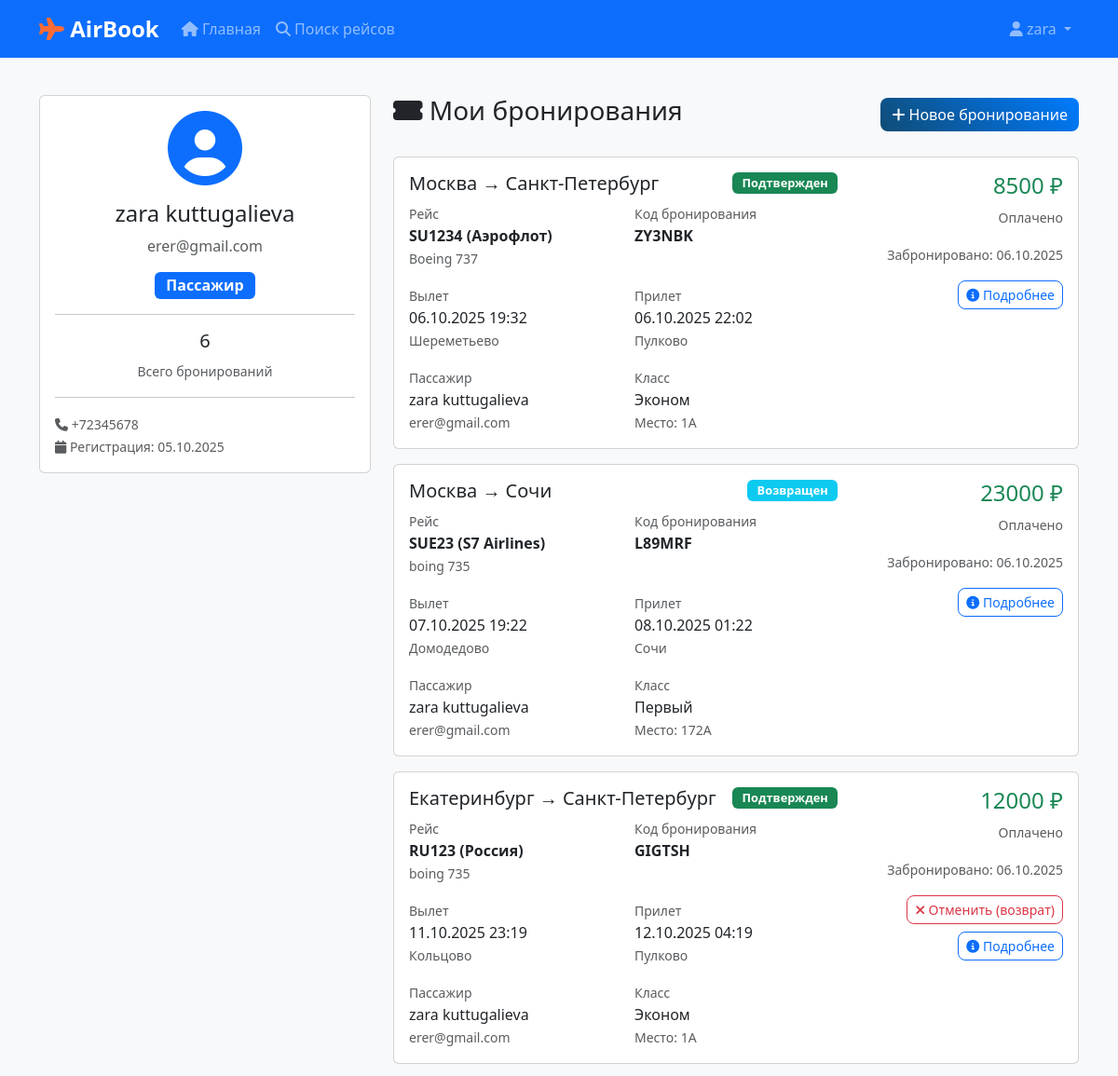
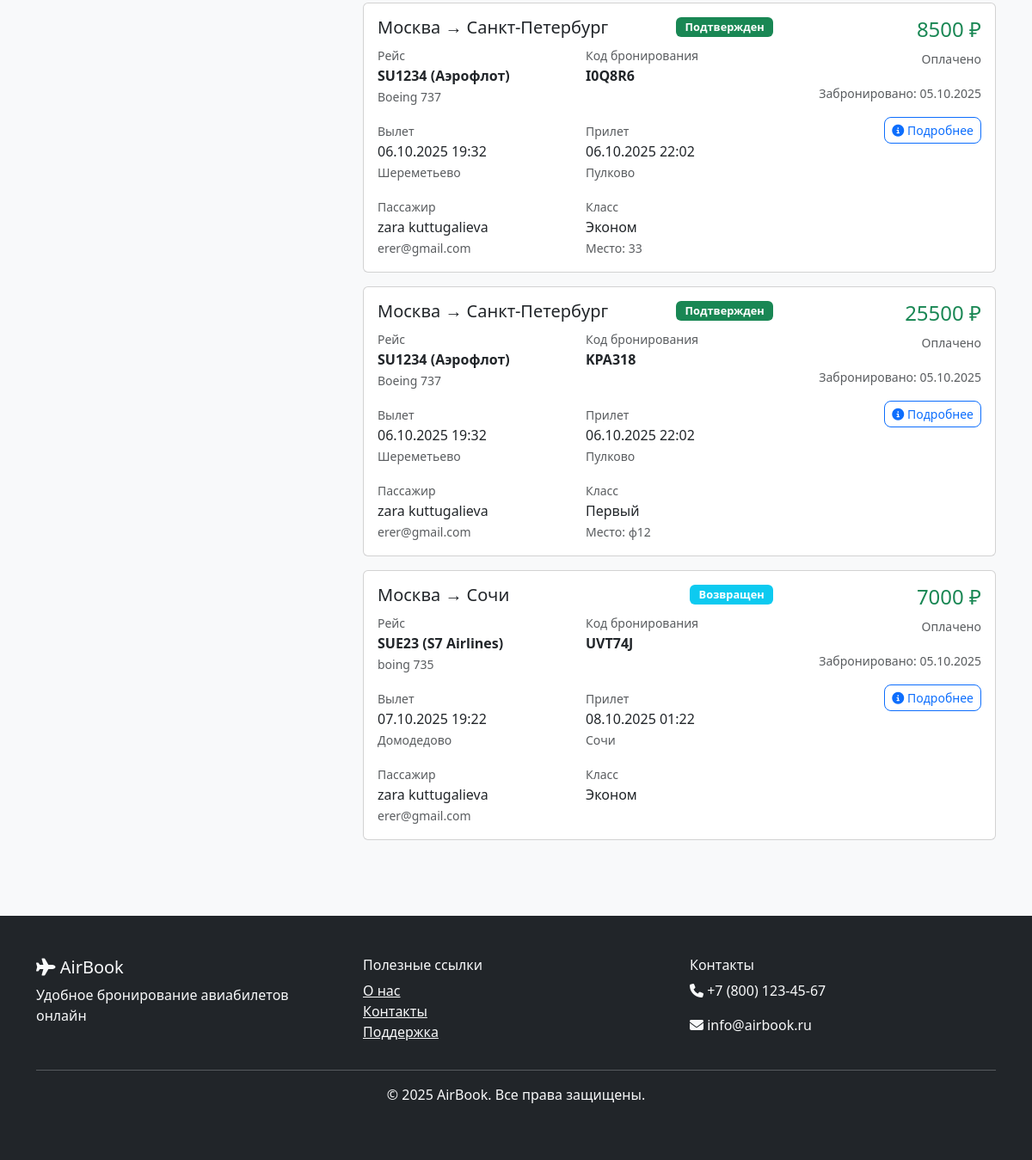
The page /profile (signed in) on the database its author committed (2 pictures, top to bottom).
### models.py (models this page shows, shortened)
class User(UserMixin, db.Model):
    id = db.Column(db.Integer, primary_key=True)
    username = db.Column(db.String(80), unique=True, nullable=False)
    email = db.Column(db.String(120), unique=True, nullable=False)
    password_hash = db.Column(db.String(128))
    role = db.Column(db.String(20), default='user')  # user, manager, admin
    first_name = db.Column(db.String(50))
    last_name = db.Column(db.String(50))
    phone = db.Column(db.String(20))
    company_id = db.Column(db.Integer, db.ForeignKey('airline.id'), nullable=True)  # Для менеджеров
    created_at = db.Column(db.DateTime, default=datetime.utcnow)
    is_active = db.Column(db.Boolean, default=True, nullable=False)  # Статус активности
    bookings = db.relationship('Booking', backref='user', lazy=True)
    company = db.relationship('Airline', backref='managers', lazy=True)
    def is_admin(self):
        return self.role == 'admin'
    def is_manager(self):
        return self.role == 'manager'

class Booking(db.Model):
    id = db.Column(db.Integer, primary_key=True)
    booking_reference = db.Column(db.String(6), unique=True, nullable=False)  # Код бронирования
    user_id = db.Column(db.Integer, db.ForeignKey('user.id'), nullable=False)
    flight_id = db.Column(db.Integer, db.ForeignKey('flight.id'), nullable=False)
    passenger_first_name = db.Column(db.String(50), nullable=False)
    passenger_last_name = db.Column(db.String(50), nullable=False)
    passenger_email = db.Column(db.String(120))
    passenger_phone = db.Column(db.String(20))
    seat_class = db.Column(db.String(20), default='economy')  # economy, business, first
    seat_number = db.Column(db.String(10))
    price_paid = db.Column(db.Float, nullable=False)
    status = db.Column(db.String(20), default='confirmed')  # confirmed, cancelled, checked_in, refunded
    booking_date = db.Column(db.DateTime, default=datetime.utcnow)
    cancelled_at = db.Column(db.DateTime)  # Дата отмены
    cancellation_reason = db.Column(db.String(100))  # Причина отмены
    baggage_count = db.Column(db.Integer, default=1)
    meal_preference = db.Column(db.String(50))
    special_requests = db.Column(db.Text)
    def get_time_until_departure(self):
        time_until_departure = self.flight.departure_time - datetime.utcnow()
        return time_until_departure.total_seconds() / 3600

class Airport(db.Model):
    id = db.Column(db.Integer, primary_key=True)
    code = db.Column(db.String(3), unique=True, nullable=False)  # IATA код
    name = db.Column(db.String(100), nullable=False)
    city = db.Column(db.String(50), nullable=False)
    country = db.Column(db.String(50), nullable=False)
    departure_flights = db.relationship('Flight', foreign_keys='Flight.departure_airport_id', backref='departure_airport', lazy=True)
    arrival_flights = db.relationship('Flight', foreign_keys='Flight.arrival_airport_id', backref='arrival_airport', lazy=True)

class Flight(db.Model):
    id = db.Column(db.Integer, primary_key=True)
    flight_number = db.Column(db.String(10), nullable=False)
    departure_airport_id = db.Column(db.Integer, db.ForeignKey('airport.id'), nullable=False)
    arrival_airport_id = db.Column(db.Integer, db.ForeignKey('airport.id'), nullable=False)
    airline_id = db.Column(db.Integer, db.ForeignKey('airline.id'), nullable=False)
    departure_time = db.Column(db.DateTime, nullable=False)
    arrival_time = db.Column(db.DateTime, nullable=False)
    aircraft_type = db.Column(db.String(50))
    total_seats = db.Column(db.Integer, default=180)
    available_seats = db.Column(db.Integer, default=180)
    economy_price = db.Column(db.Float, nullable=False)
    business_price = db.Column(db.Float)
    first_class_price = db.Column(db.Float)
    status = db.Column(db.String(20), default='scheduled')  # scheduled, delayed, cancelled, boarding, departed
    created_at = db.Column(db.DateTime, default=datetime.utcnow)
    bookings = db.relationship('Booking', backref='flight', lazy=True)

class Airline(db.Model):
    id = db.Column(db.Integer, primary_key=True)
    code = db.Column(db.String(3), unique=True, nullable=False)  # IATA код авиакомпании
    name = db.Column(db.String(100), nullable=False)
    country = db.Column(db.String(50), nullable=False)  # Страна авиакомпании
    flights = db.relationship('Flight', backref='airline', lazy=True)

### app.py (the view)
    @app.route('/profile')
    @login_required
    def profile():
        bookings = Booking.query.filter_by(user_id=current_user.id).order_by(Booking.booking_date.desc()).all()
        return render_template('profile.html', bookings=bookings, now=datetime.utcnow())

### templates/profile.html (shortened to what this page needs)
{% extends "base.html" %}
{% block content %}
<div class="container py-4">
    <div class="row">
        <div class="col-lg-4 mb-4">
            <div class="card">
                <div class="card-body text-center">
                    <div class="mb-3">
                        <i class="fas fa-user-circle fa-5x text-primary"></i>
                    </div>
                    <h4>{{ current_user.first_name }} {{ current_user.last_name }}</h4>
                    <p class="text-muted">{{ current_user.email }}</p>
                    {% if current_user.role == 'admin' %}
                        <span class="badge bg-danger fs-6">Администратор</span>
                    {% elif current_user.role == 'manager' %}
                        <span class="badge bg-warning fs-6">Менеджер</span>
                    {% else %}
                        <span class="badge bg-primary fs-6">Пассажир</span>
                    {% endif %}
                    <hr>
                    <div class="row text-center">
                        <div class="col-12">
                            <h5>{{ bookings|length }}</h5>
                            <small class="text-muted">Всего бронирований</small>
                        </div>
                    </div>
                    <hr>
                    <div class="text-start">
                        <small class="text-muted">
                            <i class="fas fa-phone"></i> {{ current_user.phone or 'Не указан' }}<br>
                            <i class="fas fa-calendar"></i> Регистрация: {{ current_user.created_at.strftime('%d.%m.%Y') }}
                        </small>
                    </div>
                </div>
            </div>
        </div>
        <div class="col-lg-8">
            <div class="d-flex justify-content-between align-items-center mb-4">
                <h3><i class="fas fa-ticket-alt"></i> Мои бронирования</h3>
                <a href="{{ url_for('search_flights') }}" class="btn btn-primary">
                    <i class="fas fa-plus"></i> Новое бронирование
                </a>
            </div>
            {% if bookings %}
                {% for booking in bookings %}
                <div class="card mb-3">
                    <div class="card-body">
                        <div class="row">
                            <div class="col-md-8">
                                <div class="d-flex justify-content-between align-items-start mb-2">
                                    <h5 class="mb-0">
                                        {{ booking.flight.departure_airport.city }} → {{ booking.flight.arrival_airport.city }}
                                    </h5>
                                    <span class="badge bg-{% if booking.status == 'confirmed' %}success{% elif booking.status == 'checked_in' %}warning{% elif booking.status == 'cancelled' %}secondary{% elif booking.status == 'refunded' %}info{% else %}danger{% endif %}">
                                        {% if booking.status == 'confirmed' %}Подтвержден
                                        {% elif booking.status == 'checked_in' %}Регистрация
                                        {% elif booking.status == 'cancelled' %}Отменен
                                        {% elif booking.status == 'refunded' %}Возвращен
                                        {% else %}{{ booking.status|title }}
                                        {% endif %}
                                    </span>
                                </div>
                                <div class="row mb-3">
                                    <div class="col-md-6">
                                        <small class="text-muted">Рейс</small>
                                        <div class="fw-bold">{{ booking.flight.flight_number }} ({{ booking.flight.airline.name }})</div>
                                        <small class="text-muted">{{ booking.flight.aircraft_type }}</small>
                                    </div>
                                    <div class="col-md-6">
                                        <small class="text-muted">Код бронирования</small>
                                        <div class="fw-bold">{{ booking.booking_reference }}</div>
                                    </div>
                                </div>
                                <div class="row mb-3">
                                    <div class="col-md-6">
                                        <small class="text-muted">Вылет</small>
                                        <div>{{ booking.flight.departure_time.strftime('%d.%m.%Y %H:%M') }}</div>
                                        <small class="text-muted">{{ booking.flight.departure_airport.name }}</small>
                                    </div>
                                    <div class="col-md-6">
                                        <small class="text-muted">Прилет</small>
                                        <div>{{ booking.flight.arrival_time.strftime('%d.%m.%Y %H:%M') }}</div>
                                        <small class="text-muted">{{ booking.flight.arrival_airport.name }}</small>
                                    </div>
                                </div>
                                <div class="row">
                                    <div class="col-md-6">
                                        <small class="text-muted">Пассажир</small>
                                        <div>{{ booking.passenger_first_name }} {{ booking.passenger_last_name }}</div>
                                        <small class="text-muted">{{ booking.passenger_email }}</small>
                                    </div>
                                    <div class="col-md-6">
                                        <small class="text-muted">Класс</small>
                                        <div class="text-capitalize">
                                            {% if booking.seat_class == 'economy' %}Эконом
                                            {% elif booking.seat_class == 'business' %}Бизнес
                                            {% elif booking.seat_class == 'first' %}Первый
                                            {% endif %}
                                        </div>
                                        {% if booking.seat_number %}
                                            <small class="text-muted">Место: {{ booking.seat_number }}</small>
                                        {% endif %}
                                    </div>
                                </div>
                            </div>
                            <div class="col-md-4 text-end">
                                <div class="mb-3">
                                    <div class="h4 text-success">{{ "%.0f"|format(booking.price_paid) }} ₽</div>
                                    <small class="text-muted">Оплачено</small>
                                </div>
                                <div class="mb-3">
                                    <small class="text-muted">Забронировано: {{ booking.booking_date.strftime('%d.%m.%Y') }}</small>
                                </div>
                                {% if booking.status == 'confirmed' and booking.flight.departure_time > now %}
                                    {% set hours_left = booking.get_time_until_departure() %}
                                    {% if hours_left > 0 %}
                                        <a href="{{ url_for('cancel_booking', booking_id=booking.id) }}" class="btn btn-sm btn-outline-danger mb-2">
                                            <i class="fas fa-times"></i>
                                            {% if hours_left > 24 %}
                                                Отменить (возврат)
                                            {% else %}
                                                Отменить (без возврата)
                                            {% endif %}
                                        </a>
                                    {% endif %}
                                {% endif %}
                                <button class="btn btn-sm btn-outline-primary" onclick="showBookingDetails('{{ booking.id }}')">
                                    <i class="fas fa-info-circle"></i> Подробнее
                                </button>
                            </div>
                        </div>
                    </div>
                </div>
                {% endfor %}
            {% endif %}
        </div>
    </div>
</div>
{% endblock %}

### templates/base.html (shortened to what this page needs)
<!DOCTYPE html>
<html lang="ru">
<head>
    <link href="https://cdn.jsdelivr.net/npm/bootstrap@5.3.0/dist/css/bootstrap.min.css" rel="stylesheet">
    <link rel="stylesheet" href="https://cdnjs.cloudflare.com/ajax/libs/font-awesome/6.4.0/css/all.min.css">
    <link rel="stylesheet" href="{{ url_for('static', filename='css/style.css') }}">
</head>
<body>
    <nav class="navbar navbar-expand-lg navbar-dark bg-primary">
        <div class="container">
            <a class="navbar-brand" href="{{ url_for('index') }}">
                <i class="fas fa-plane"></i> AirBook
            </a>
            <div class="collapse navbar-collapse" id="navbarNav">
                <ul class="navbar-nav me-auto">
                    <li class="nav-item">
                        <a class="nav-link" href="{{ url_for('index') }}">
                            <i class="fas fa-home"></i> Главная
                        </a>
                    </li>
                    <li class="nav-item">
                        <a class="nav-link" href="{{ url_for('search_flights') }}">
                            <i class="fas fa-search"></i> Поиск рейсов
                        </a>
                    </li>
                </ul>
                <ul class="navbar-nav">
                    {% if current_user.is_authenticated %}
                        <li class="nav-item dropdown">
                            <a class="nav-link dropdown-toggle" href="#" id="navbarDropdown" role="button" data-bs-toggle="dropdown">
                                <i class="fas fa-user"></i> {{ current_user.first_name }}
                            </a>
                        </li>
                    {% endif %}
                </ul>
            </div>
        </div>
    </nav>
    <main>
        {% block content %}{% endblock %}
    </main>
    <footer class="bg-dark text-light py-5 mt-5">
        <div class="container">
            <div class="row">
                <div class="col-md-4">
                    <h5><i class="fas fa-plane"></i> AirBook</h5>
                    <p>Удобное бронирование авиабилетов онлайн</p>
                </div>
                <div class="col-md-4">
                    <h6>Полезные ссылки</h6>
                    <ul class="list-unstyled">
                        <li><a href="#" class="text-light">О нас</a></li>
                        <li><a href="#" class="text-light">Контакты</a></li>
                        <li><a href="#" class="text-light">Поддержка</a></li>
                    </ul>
                </div>
                <div class="col-md-4">
                    <h6>Контакты</h6>
                    <p><i class="fas fa-phone"></i> +7 (800) 123-45-67</p>
                    <p><i class="fas fa-envelope"></i> info@airbook.ru</p>
                </div>
            </div>
            <hr>
            <div class="text-center">
                <p>&copy; 2025 AirBook. Все права защищены.</p>
            </div>
        </div>
    </footer>
</body>
</html>

### rows shown on the page
User: first_name "zara", last_name "kuttugalieva", email "erer@gmail.com", phone "+72345678", created_at "05.10.2025"
Booking: flight.departure_airport.city "Москва", flight.arrival_airport.city "Санкт-Петербург", status "Подтвержден", flight.flight_number "SU1234", flight.airline.name "Аэрофлот", flight.aircraft_type "Boeing 737", booking_reference "ZY3NBK", flight.departure_time "06.10.2025 19:32", flight.departure_airport.name "Шереметьево", flight.arrival_time "06.10.2025 22:02", flight.arrival_airport.name "Пулково", passenger_first_name "zara", passenger_last_name "kuttugalieva", passenger_email "erer@gmail.com", seat_class "Эконом", seat_number "1A", price_paid "8500", booking_date "06.10.2025"
Booking: flight.departure_airport.city "Москва", flight.arrival_airport.city "Сочи", status "Возвращен", flight.flight_number "SUE23", flight.airline.name "S7 Airlines", flight.aircraft_type "boing 735", booking_reference "L89MRF", flight.departure_time "07.10.2025 19:22", flight.departure_airport.name "Домодедово", flight.arrival_time "08.10.2025 01:22", flight.arrival_airport.name "Сочи", passenger_first_name "zara", passenger_last_name "kuttugalieva", passenger_email "erer@gmail.com", seat_class "Первый", seat_number "172A", price_paid "23000", booking_date "06.10.2025"
Booking: flight.departure_airport.city "Екатеринбург", flight.arrival_airport.city "Санкт-Петербург", status "Подтвержден", flight.flight_number "RU123", flight.airline.name "Россия", flight.aircraft_type "boing 735", booking_reference "GIGTSH", flight.departure_time "11.10.2025 23:19", flight.departure_airport.name "Кольцово", flight.arrival_time "12.10.2025 04:19", flight.arrival_airport.name "Пулково", passenger_first_name "zara", passenger_last_name "kuttugalieva", passenger_email "erer@gmail.com", seat_class "Эконом", seat_number "1A", price_paid "12000", booking_date "06.10.2025", shows "Отменить (возврат)"
Booking: flight.departure_airport.city "Москва", flight.arrival_airport.city "Санкт-Петербург", status "Подтвержден", flight.flight_number "SU1234", flight.airline.name "Аэрофлот", flight.aircraft_type "Boeing 737", booking_reference "I0Q8R6", flight.departure_time "06.10.2025 19:32", flight.departure_airport.name "Шереметьево", flight.arrival_time "06.10.2025 22:02", flight.arrival_airport.name "Пулково", passenger_first_name "zara", passenger_last_name "kuttugalieva", passenger_email "erer@gmail.com", seat_class "Эконом", seat_number "33", price_paid "8500", booking_date "05.10.2025"
Booking: flight.departure_airport.city "Москва", flight.arrival_airport.city "Санкт-Петербург", status "Подтвержден", flight.flight_number "SU1234", flight.airline.name "Аэрофлот", flight.aircraft_type "Boeing 737", booking_reference "KPA318", flight.departure_time "06.10.2025 19:32", flight.departure_airport.name "Шереметьево", flight.arrival_time "06.10.2025 22:02", flight.arrival_airport.name "Пулково", passenger_first_name "zara", passenger_last_name "kuttugalieva", passenger_email "erer@gmail.com", seat_class "Первый", seat_number "ф12", price_paid "25500", booking_date "05.10.2025"
Booking: flight.departure_airport.city "Москва", flight.arrival_airport.city "Сочи", status "Возвращен", flight.flight_number "SUE23", flight.airline.name "S7 Airlines", flight.aircraft_type "boing 735", booking_reference "UVT74J", flight.departure_time "07.10.2025 19:22", flight.departure_airport.name "Домодедово", flight.arrival_time "08.10.2025 01:22", flight.arrival_airport.name "Сочи", passenger_first_name "zara", passenger_last_name "kuttugalieva", passenger_email "erer@gmail.com", seat_class "Эконом", price_paid "7000", booking_date "05.10.2025"

### other values the page prints
{{ bookings|length }} "6"
